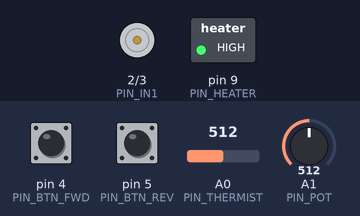
A sketch run on a simulated Arduino Nano, built with avr-gcc and run on an emulated ATmega328P. Shown: motor-driver pin pairs drawn as motors (green arrow = first pin HIGH = forward, orange = second pin HIGH = backward, longer = more drive), switched loads named in the sketch (green lamp = pin HIGH). The test bench sets the inputs (shaded band); at power-on: A0 (PIN_THERMIST) = 512, pin 4 (PIN_BTN_FWD) HIGH, A1 (PIN_POT) = 512, pin 5 (PIN_BTN_REV) HIGH.

Above: at 1.2 s.
1.3 s: A0 (PIN_THERMIST) set to 900
At 1.5 s:
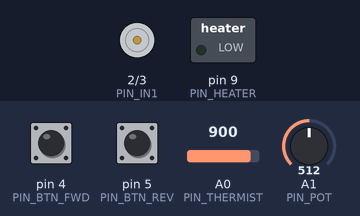
4.3 s: pin 4 (PIN_BTN_FWD) pulled LOW for 0.15 s
At 5.5 s:
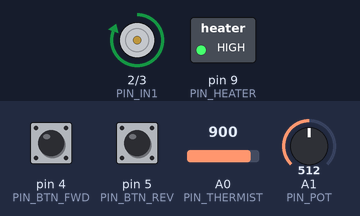
5.9 s: A1 (PIN_POT) set to 306
At 6.6 s:
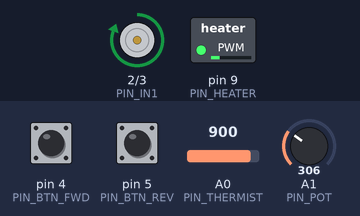
8.9 s: pin 5 (PIN_BTN_REV) pulled LOW for 0.15 s
At 9.4 s:
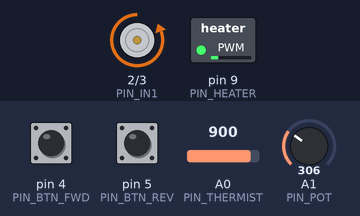
11.9 s: A1 (PIN_POT) set to 250
13.5 s: A1 (PIN_POT) set to 511
At 15.0 s:
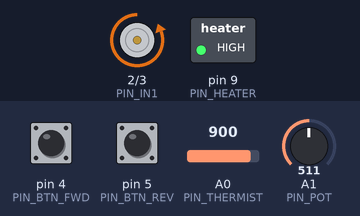
Timing chart, 0 to 16.5 s (numbered marks = the images above; inputs shaded):
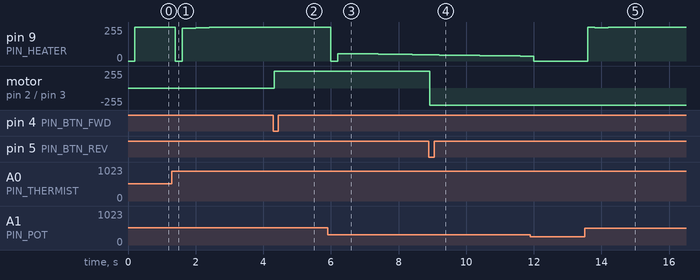

The sketch:

3D_Print_Pen.ino
```cpp
/* -----------------------------------------------------------------
   DIY 3‑D Printing Pen – Full Firmware
   Hardware (per KiCad project):
     * Arduino Nano V3 / Nano Every
     * L293D (IN1 = D2, IN2 = D3, EN1/2 tied HIGH or PWM for speed)
     * IRLZ44N MOSFET gate on D9  (Heater PWM)
     * Extrude button  on D4   (to GND, INPUT_PULLUP)
     * Retract button  on D5   (to GND, INPUT_PULLUP)
     * Potentiometer   on A1   (10 kΩ, sets 130‑240 °C)
     * Thermistor      on A0   (100 kΩ NTC, β ~ 3950, 10 kΩ pull‑up to 5 V)
------------------------------------------------------------------- */

#include <Arduino.h>

/* ---------- PIN DEFINITIONS ---------- */
constexpr uint8_t PIN_IN1       = 2;    // L293D IN1 (Motor FWD)
constexpr uint8_t PIN_IN2       = 3;    // L293D IN2 (Motor REV)
constexpr uint8_t PIN_BTN_FWD   = 4;    // Extrude button
constexpr uint8_t PIN_BTN_REV   = 5;    // Retract button
constexpr uint8_t PIN_HEATER    = 9;    // MOSFET gate PWM
constexpr uint8_t PIN_THERMIST  = A0;   // Thermistor
constexpr uint8_t PIN_POT       = A1;   // Temp set potentiometer

/* ---------- CONSTANTS ---------- */
const float    BETA        = 3950.0;    // β constant of thermistor
const float    T0          = 298.15;    // 25 °C in Kelvin
const float    R0          = 100000.0;  // 100 kΩ at 25 °C
const float    PULLUP      = 10000.0;   // 10 kΩ pull‑up resistor
const uint16_t ADC_MAX     = 1023;
const float    VREF        = 5.0;       // ADC reference voltage

const uint16_t TEMP_MIN_C  = 130;       // lower limit of set‑pot range
const uint16_t TEMP_MAX_C  = 240;       // upper limit

/* PID tuning (start values, adjust by experiment) */
float Kp = 10.0;
float Ki = 0.6;
float Kd = 50.0;

/* Button timing  */
const unsigned long DEBOUNCE_MS = 25;
const unsigned long DOUBLE_MS   = 400;

const uint16_t TEMP_MAX_SAFE = 260;   // °C, heater shutdown threshold

enum MotorState { STOPPED, FORWARD, REVERSE };

struct Btn {
  uint8_t  pin;
  bool     lastLevel;
  bool     isDown;
  unsigned long lastChange;
  unsigned long firstClick;
  bool     latched;
};

/* ---------- GLOBALS ---------- */
Btn btnFwd = {PIN_BTN_FWD, HIGH, false, 0, 0, false};
Btn btnRev = {PIN_BTN_REV, HIGH, false, 0, 0, false};

MotorState motorState = STOPPED;

float tempSetC  = 0;
float tempNowC  = 0;

/* PID terms */
float pidIntegral = 0;
float pidPrevErr  = 0;
unsigned long lastPIDms = 0;
const unsigned long PID_INTERVAL_MS = 200;

float readTemperatureC();
void  updatePID();
void  setHeaterPWM(uint8_t duty);
void  setMotor(MotorState st);
void  handleButton(Btn &b, MotorState dir);

void setup() {
  pinMode(PIN_IN1, OUTPUT);
  pinMode(PIN_IN2, OUTPUT);
  pinMode(PIN_HEATER, OUTPUT);

  pinMode(PIN_BTN_FWD, INPUT_PULLUP);
  pinMode(PIN_BTN_REV, INPUT_PULLUP);

  /* Safe defaults */
  setMotor(STOPPED);
  setHeaterPWM(0);

#ifdef SERIAL_PORT_USBVIRTUAL
  Serial.begin(115200);
#endif
}

void loop() {

  handleButton(btnFwd, FORWARD);
  handleButton(btnRev, REVERSE);

  int potRaw = analogRead(PIN_POT);
  tempSetC = map(potRaw, 0, ADC_MAX, TEMP_MIN_C, TEMP_MAX_C);

  tempNowC = readTemperatureC();

  if (tempNowC > TEMP_MAX_SAFE || tempNowC < 0) {
    // Sensor failure or runaway
    setHeaterPWM(0);
  } else {

     unsigned long now = millis();
    if (now - lastPIDms >= PID_INTERVAL_MS) {
      updatePID();
      lastPIDms = now;
    }
  }

#ifdef SERIAL_PORT_USBVIRTUAL
  static unsigned long lastPrint = 0;
  if (millis() - lastPrint > 1000) {
    Serial.print("Set:"); Serial.print(tempSetC);
    Serial.print("  Now:"); Serial.print(tempNowC);
    Serial.print("  Motor:"); Serial.println(motorState);
    lastPrint = millis();
  }
#endif
}


void handleButton(Btn &b, MotorState dir) {
  bool level = digitalRead(b.pin);
  unsigned long now = millis();

  /* Debounce */
  if (level != b.lastLevel) {
    b.lastChange = now;
    b.lastLevel  = level;
  }
  if (now - b.lastChange < DEBOUNCE_MS) return;

  if (!level && !b.isDown) {
    b.isDown = true;
    if (now - b.firstClick < DOUBLE_MS) {          // Double click
      b.latched = !b.latched;                      // Continuous
      if (b.latched) setMotor(dir);
      else           setMotor(STOPPED);
      b.firstClick = 0;
    } else {
      b.firstClick = now;                          // Start click timer
    }
  }

  /* On release */
  if (level && b.isDown) {
    b.isDown = false;
    if (!b.latched && (now - b.firstClick >= DOUBLE_MS)) {
      setMotor(STOPPED);                           // End of momentary
    } else if (b.latched) {                        // Single click stops latched
      b.latched = false;
      setMotor(STOPPED);
    }
  }

  /* Momentary running while held */
  if (b.isDown && !b.latched) setMotor(dir);
}


void setMotor(MotorState st) {
  motorState = st;
  switch (st) {
    case FORWARD:
      digitalWrite(PIN_IN1, HIGH);
      digitalWrite(PIN_IN2, LOW);
      break;
    case REVERSE:
      digitalWrite(PIN_IN1, LOW);
      digitalWrite(PIN_IN2, HIGH);
      break;
    case STOPPED:
    default:
      digitalWrite(PIN_IN1, LOW);
      digitalWrite(PIN_IN2, LOW);
  }
}


void updatePID() {
  float err = tempSetC - tempNowC;
  pidIntegral += err * (PID_INTERVAL_MS / 1000.0);
  float derivative = (err - pidPrevErr) / (PID_INTERVAL_MS / 1000.0);
  float out = Kp * err + Ki * pidIntegral + Kd * derivative;

  /* Clamp and write PWM */
  out = constrain(out, 0, 255);
  setHeaterPWM((uint8_t)out);
  pidPrevErr = err;
}

void setHeaterPWM(uint8_t duty) {
  analogWrite(PIN_HEATER, duty);
}

/* ====================================================
   THERMISTOR CONVERSION
==================================================== */
float readTemperatureC() {
  int raw = analogRead(PIN_THERMIST);
  if (raw <= 0 || raw >= ADC_MAX) return -100.0;   // Detect open/short

  float v = (raw * VREF) / ADC_MAX;
  float rTherm = PULLUP * ( (VREF / v) - 1.0 );
  if (rTherm <= 0) return -100.0;
  float invT = 1.0/T0 + (1.0/BETA) * log(rTherm / R0);
  float tempK = 1.0 / invT;
  float tempC = tempK - 273.15;
  return tempC;
}
```

Measured:
- after the input at 1.3 s, pin 9 (PIN_HEATER): 255/255 → 0/255 after 0.10 s, → 244/255 0.20 s later, → 246/255 0.20 s later, → 249/255 0.20 s later, … (7 changes in this stretch)
- after the input at 4.3 s, motor on pin 2 (PIN_IN1) / pin 3 (PIN_IN2): stopped → forward 255/255 at once
- after the input at 5.9 s, pin 9 (PIN_HEATER): 255/255 → 0/255 after 0.10 s, → 56/255 0.20 s later, → 55/255 0.20 s later, → 54/255 0.40 s later, … (11 changes in this stretch)
- after the input at 8.9 s, motor on pin 2 (PIN_IN1) / pin 3 (PIN_IN2): forward 255/255 → backward 255/255 at once
- after the input at 13.5 s, pin 9 (PIN_HEATER): 0/255 → 255/255 after 0.10 s, → 249/255 0.20 s later, → 251/255 0.20 s later, → 252/255 0.20 s later, … (6 changes in this stretch)
